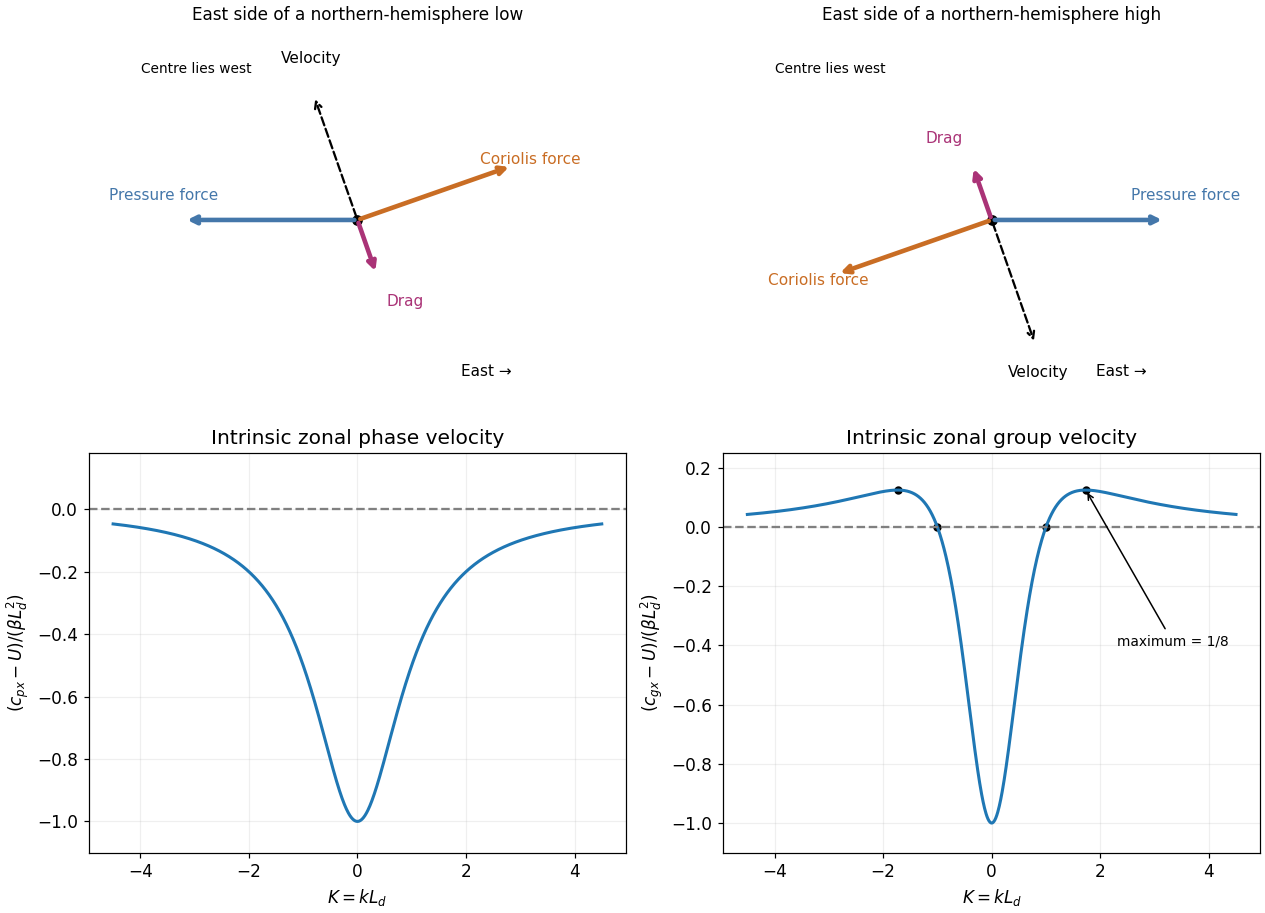

Source code (Python):
"""Original force and Rossby-velocity diagrams; Python 3.14, NumPy, Matplotlib."""
from pathlib import Path
import numpy as np
import matplotlib
matplotlib.use('Agg')
import matplotlib.pyplot as plt
plt.rcParams.update({'font.size':11,'figure.facecolor':'white','axes.facecolor':'white'})
fig,axs=plt.subplots(2,2,figsize=(11.5,8.3),layout='constrained')
f=1.;alpha=.35
J=np.array([[0.,-1.],[1.,0.]])
for ax,sign,title in [(axs[0,0],1.,'East side of a northern-hemisphere low'),(axs[0,1],-1.,'East side of a northern-hemisphere high')]:
 P=np.array([sign,0.]);u=(f*J@P-alpha*P)/(f*f+alpha*alpha)
 forces=[(-P,'Pressure force','#4477aa'),(-f*J@u,'Coriolis force','#c96d24'),(-alpha*u,'Drag','#aa3377')]
 for force,label,col in forces:
  ax.annotate('',force,(0,0),arrowprops={'arrowstyle':'->','lw':3,'color':col})
  end=force*1.12
  if label=='Drag':end+=np.array([.15*sign,-.12*sign])
  if label=='Pressure force':end+=np.array([0,.14])
  ax.text(end[0],end[1],label,color=col,ha='center',va='center',fontsize=10)
 ax.annotate('',u*.8,(0,0),arrowprops={'arrowstyle':'->','ls':'--','color':'black','lw':1.5})
 ax.text(u[0]*.85,u[1]*.85+.15*sign,'Velocity',ha='center',fontsize=10)
 ax.plot(0,0,'ko');ax.text(-1.25,.85,'Centre lies west',fontsize=9)
 ax.text(.6,-.9,'East →',fontsize=10)
 ax.set_title(title,fontsize=11);ax.set_aspect('equal');ax.set_xlim(-1.55,1.55);ax.set_ylim(-1.1,1.1);ax.axis('off')
K=np.linspace(-4.5,4.5,1000)
a,b=axs[1]
a.plot(K,-1/(1+K*K),lw=2);a.axhline(0,color='0.5',ls='--')
a.set(xlabel=r'$K=kL_d$',ylabel=r'$(c_{px}-U)/(\beta L_d^2)$',title='Intrinsic zonal phase velocity',ylim=(-1.1,.18));a.grid(alpha=.2)
b.plot(K,(K*K-1)/(1+K*K)**2,lw=2);b.axhline(0,color='0.5',ls='--')
b.scatter([-np.sqrt(3),np.sqrt(3)],[.125,.125],s=20,color='black')
b.scatter([-1,1],[0,0],s=20,color='black');b.annotate('maximum = 1/8',(np.sqrt(3),.125),(2.3,-.4),arrowprops={'arrowstyle':'->'},fontsize=9)
b.set(xlabel=r'$K=kL_d$',ylabel=r'$(c_{gx}-U)/(\beta L_d^2)$',title='Intrinsic zonal group velocity',ylim=(-1.1,.25));b.grid(alpha=.2)
fig.savefig(Path.cwd()/Path(__file__).with_suffix('.png').name,dpi=110,facecolor='white')
